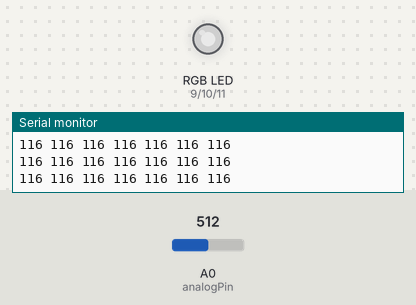
Bench run of a sketch on a simulated Arduino Uno, built with avr-gcc and run on an emulated ATmega328P. Parts: an RGB LED mixed from three pins (HIGH = lit), the last lines printed to the serial monitor. The inputs (shaded band) are chosen by the test bench; at power-on: A0 (analogPin) = 512. Dim RGB values are drawn brighter than linear; pins used as bus, display or sensor lines are not drawn.

Above: at 1.2 s.
1.3 s: A0 (analogPin) set to 468
At 2.5 s:
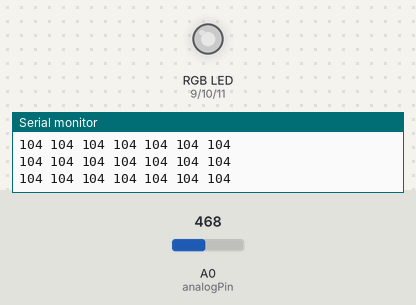
4.3 s: A0 (analogPin) set to 431
At 5.5 s:
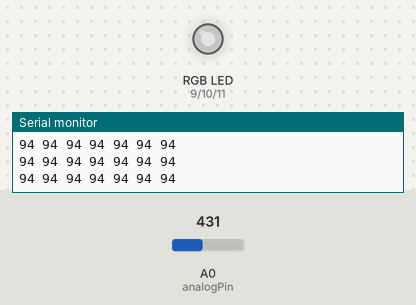
7.3 s: A0 (analogPin) set to 716
At 8.5 s:
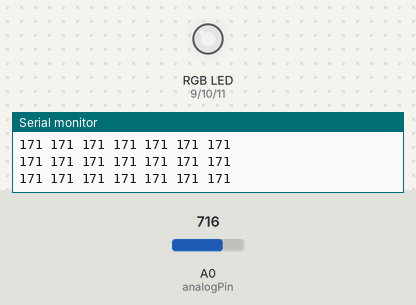
8.8 s: A0 (analogPin) set to 306
At 9.4 s:
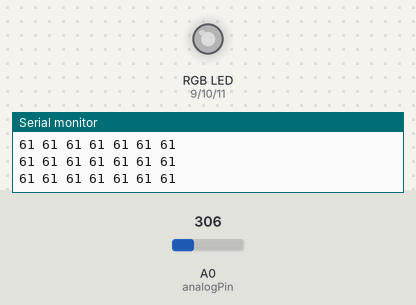
10.3 s: A0 (analogPin) set to 511
At 11.3 s:
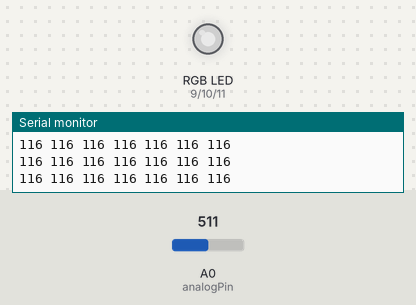
11.8 s: A0 (analogPin) set to 122
At 13.1 s:
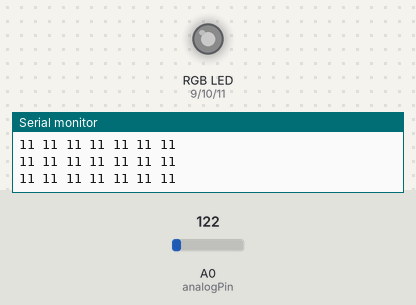
Timing chart, 0 to 14.3 s (numbered marks = the images above; inputs shaded):
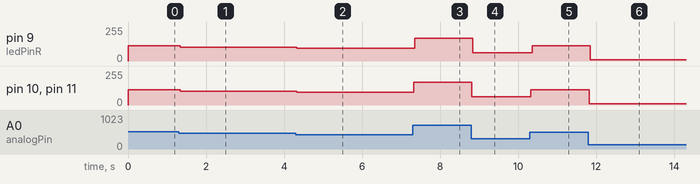

Measured:
- after the input at 1.3 s, pin 9 (ledPinR), pin 10 (ledPinG), pin 11 (ledPinB): 116/255 → 104/255 at once
- after the input at 4.3 s, pin 9 (ledPinR), pin 10 (ledPinG), pin 11 (ledPinB): 104/255 → 94/255 at once
- after the input at 7.3 s, pin 9 (ledPinR): 94/255 → 171/255 after 0.05 s; pin 10 (ledPinG), pin 11 (ledPinB): 94/255 → 171/255 at once
- after the input at 8.8 s, pin 9 (ledPinR), pin 10 (ledPinG), pin 11 (ledPinB): 171/255 → 61/255 at once
- after the input at 10.3 s, pin 9 (ledPinR): 61/255 → 116/255 after 0.06 s; pin 10 (ledPinG), pin 11 (ledPinB): 61/255 → 116/255 at once
- after the input at 11.8 s, pin 9 (ledPinR), pin 10 (ledPinG), pin 11 (ledPinB): 116/255 → 11/255 at once

The sketch:

MP3_LED.ino
```cpp
// The firmware utilizes MSGEQ7, an IC chip that divides the audio into seven bands.
//The frequencies are peak detected, and output multiplexed to give a dc representation of the amplitude of each band.


int analogPin = 0; // MSGEQ7 OUT
int strobePin = 2; // MSGEQ7 STROBE
int resetPin = 4; // MSGEQ7 RESET
int spectrumValue[7];


//MSGEQ7 OUT pin produces values of between 50-80 with no input hence we have to filter out the noise as below.
int filterValue = 80;

// We connect the LED_pins to the PWM arduino pinsLED pins connected to the PWM pins on the Arduino

int ledPinR = 9;
int ledPinG = 10;
int ledPinB = 11;

void setup()
{
  Serial.begin(9600);

  pinMode(analogPin, INPUT); //We get the input from the MSEQ7 OUT pin

  pinMode(strobePin, OUTPUT); //We write to the MSGEQ7 strobe and reset pins
  pinMode(resetPin, OUTPUT);


  analogReference(DEFAULT); // Use the dafult analog value of reference voltage as 5v

 // We initiate the startup values for the pins
  digitalWrite(resetPin, LOW);
  digitalWrite(strobePin, HIGH);
}

void loop()
{
  // Set reset pin low to enable strobe
  digitalWrite(resetPin, HIGH);
  digitalWrite(resetPin, LOW);

  for (int i = 0; i < 7; i++)//The loop is used to get all 7 spectrum values from the MSGEQ7
  {
    digitalWrite(strobePin, LOW);
    delayMicroseconds(30); // Used to enable get a stabilized output

    spectrumValue[i] = analogRead(analogPin);

    spectrumValue[i] = constrain(spectrumValue[i], filterValue, 1023);  // Constrain any value above 1023 or below filterValue

    spectrumValue[i] = map(spectrumValue[i], filterValue, 1023, 0, 255);  // Remap the value to a number between 0 and 255

    Serial.print(spectrumValue[i]);  // Remove serial stuff after debugging
    Serial.print(" ");
    digitalWrite(strobePin, HIGH);
   }

   Serial.println();

   // Write the PWM values to the LEDs
   analogWrite(ledPinR, spectrumValue[1]);
   analogWrite(ledPinG, spectrumValue[4]);
   analogWrite(ledPinB, spectrumValue[6]);
}
```
